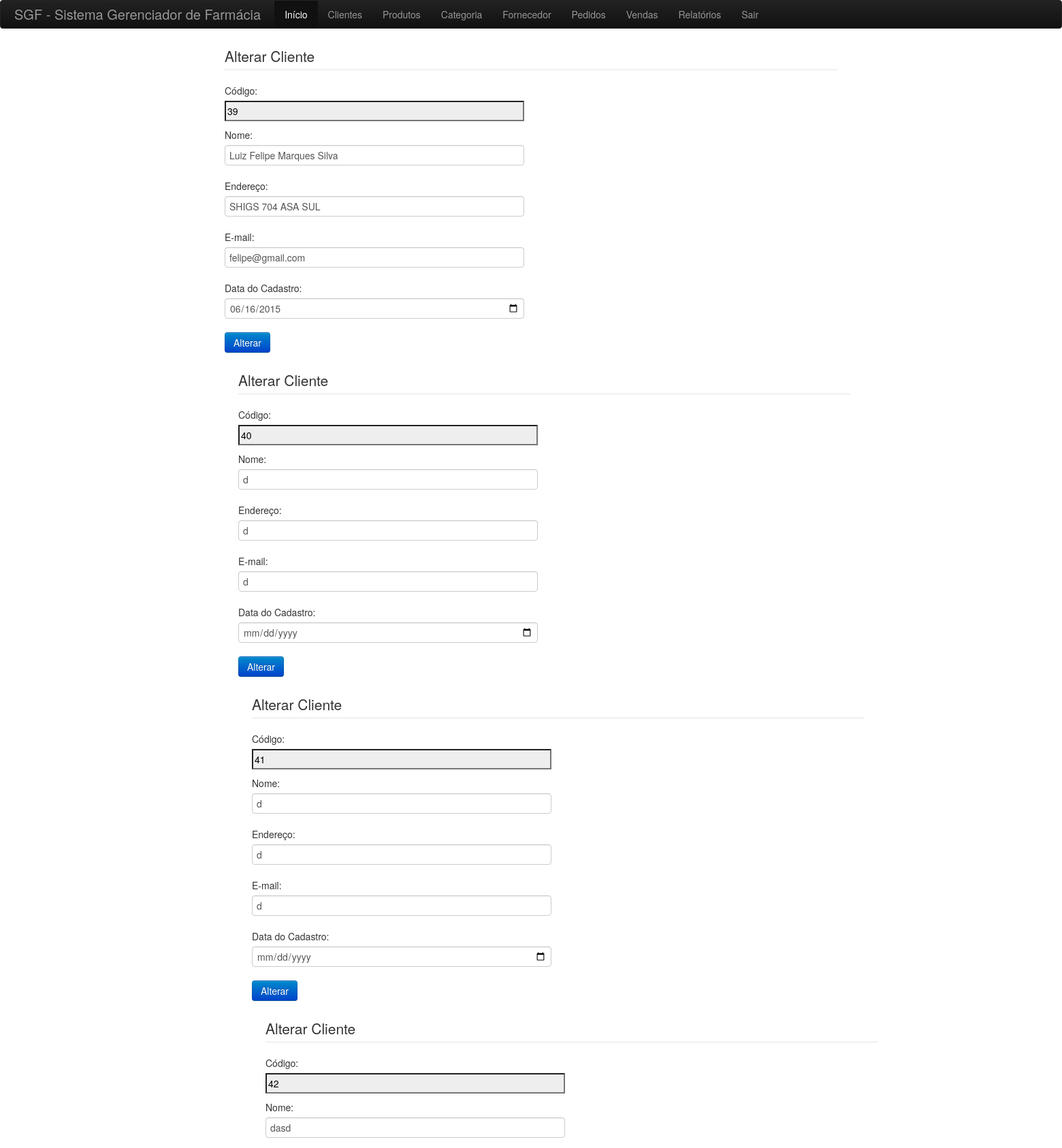
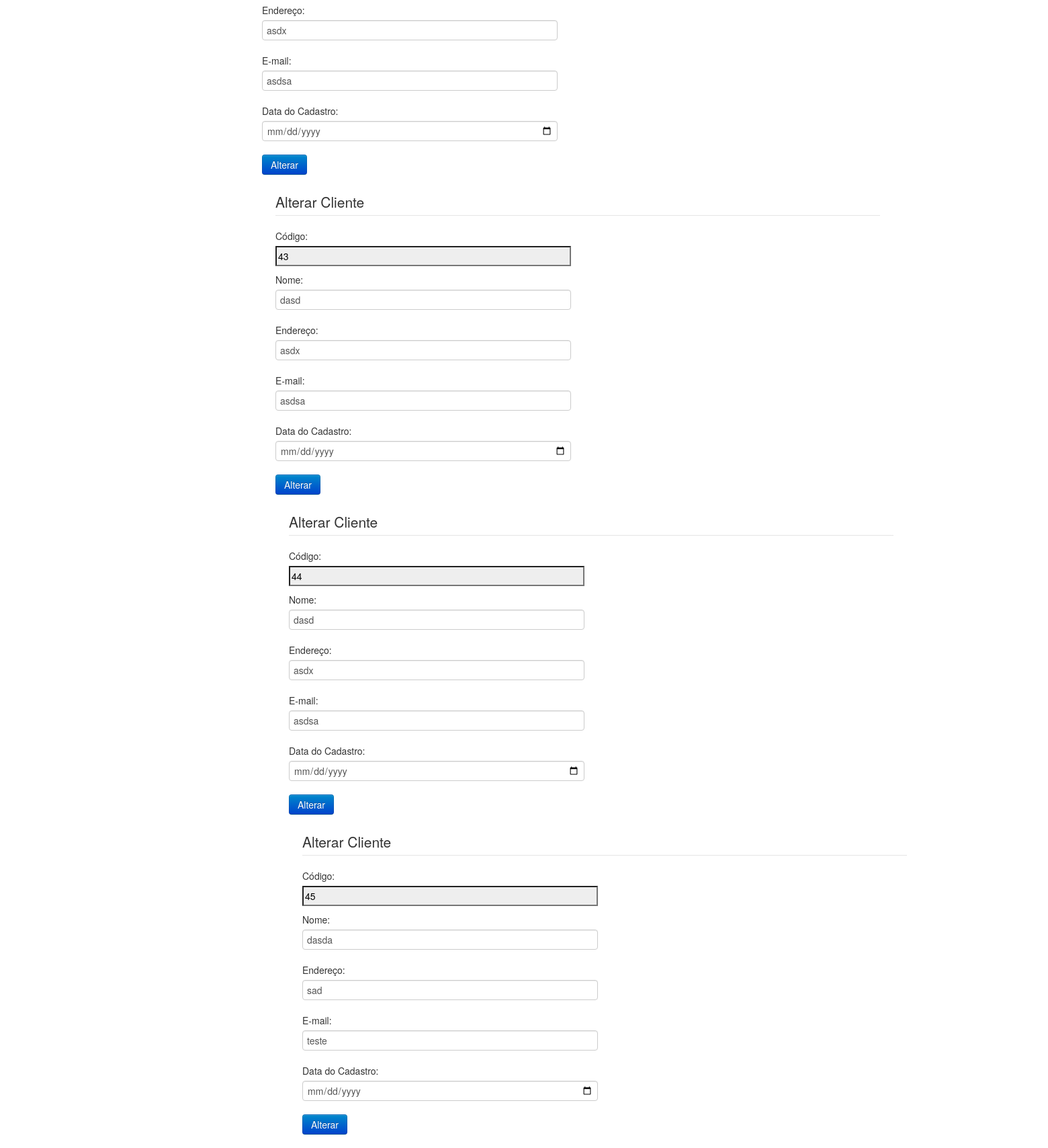
/view/alterarCliente.php?COD_CLIENTE=39 (signed in, upper part), run on the app's committed database (2 pictures, top to bottom).
### tables this page shows
CREATE TABLE `cliente` (
  `COD_CLIENTE` int(11) NOT NULL AUTO_INCREMENT,
  `NO_CLIENTE` varchar(100) NOT NULL,
  `DS_ENDERECO` varchar(100) NOT NULL,
  `DS_EMAIL` varchar(100) NOT NULL,
  `DT_CADASTRO` date NOT NULL,
  PRIMARY KEY (`COD_CLIENTE`)
);

### control/controlCliente.class.php (called while the page is built, shortened)
<?php
include_once '../model/modelCliente.class.php';
include_once 'controlGeral.php';
class ControlCliente extends ControlGeral {
    function consultar($COD_CLIENTE = null, $NO_CLIENTE = null) {
        $objCliente = new modelCliente();
        return $listaCliente = $objCliente->consultar($COD_CLIENTE = null, $NO_CLIENTE = null);
    }
}

### model/modelCliente.class.php (called while the page is built, shortened)
<?php
include_once '../model/modelConexao.class.php';
class modelCliente extends modelConexao {
    private $COD_CLIENTE;
    private $NO_CLIENTE;
    public function getCOD_CLIENTE() {
        return $this->COD_CLIENTE;
    }
    public function getNO_CLIENTE() {
        return $this->NO_CLIENTE;
    }
    public function setCOD_CLIENTE($COD_CLIENTE) {
        $this->COD_CLIENTE = $COD_CLIENTE;
    }
    public function setNO_CLIENTE($NO_CLIENTE) {
        $this->NO_CLIENTE = $NO_CLIENTE;
    }
    public function consultar($COD_CLIENTE = null, $NO_CLIENTE = null)
    {
        $sql = 'select * from cliente  where 1 ';
        $result = $this->executarQuery($sql);
        while ($row = mysql_fetch_array($result)) {
            $return[] = $row;
        }
        return $return;
    }
}

### model/modelConexao.class.php (called while the page is built, shortened)
<?php
class modelConexao {
    var $host;
    var $user;
    var $senha;
    var $dbase;
    public function getHost() {
        return $this->host;
    }
    public function getUser() {
        return $this->user;
    }
    public function getSenha() {
        return $this->senha;
    }
    public function getDbase() {
        return $this->dbase;
    }
    public function setHost($host) {
        $this->host = $host;
    }
    public function setUser($user) {
        $this->user = $user;
    }
    public function setSenha($senha) {
        $this->senha = $senha;
    }
    public function setDbase($dbase) {
        $this->dbase = $dbase;
    }
    function conecta() {
        $this->link = mysql_connect($this->getHost(), $this->getUser(), $this->getSenha());
        if ($this->link) {
            return true;
        } else {
            return false;
        }
    }
    function executarQuery($consulta) {
        if ($resultado = mysql_query($consulta)) {
            return $resultado;
        } else {
            return false;
        }
    }
}

### view/alterarCliente.php (the view, shortened to what this page needs)
<?php
include_once '../control/controlCliente.class.php';
$cc = new ControlCliente();
$clientes = $cc->consultar($_GET["COD_CLIENTE"], null);
?>
<html>
    <head>
        <link href="../bootstrap/css/bootstrap.min.css" rel="stylesheet" media="screen">
    </head>
    <body>
        <?php
        foreach ($clientes as $item) {
            ?>
            <div id="container-geral">
            <div class="container" id="content">
                <div class="container-fluid">
                    <div class="row-fluid">
                        <div>
                            <fieldset>
                                  <legend>Alterar Cliente</legend>
                                   <form id="cliente" name="cliente" method="post" action="alterarCliente.php">
                                    <div class="control-group">
                                        <label class="control-label" for="COD_CLIENTE">Código:</label>
                                        <div class="controls">
                                            <input class="span6" name="COD_CLIENTE" readonly="true" id="COD_CLIENTE" value="<?php echo $item["COD_CLIENTE"]; ?>" />
                                        </div>
                                    </div>
                                    <div class="control-group">
                                        <label class="control-label" for="NO_CLIENTE">Nome:</label>
                                        <div class="controls">
                                            <input class="span6" name="NO_CLIENTE" type="text" id="QTD_PRODUTO" value="<?php echo $item["NO_CLIENTE"]; ?>" />
                                        </div>
                                    </div>
                                    <div class="control-group">
                                        <label class="control-label" for="DS_ENDERECO">Endereço:</label>
                                        <div class="controls">
                                            <input class="span6" name="DS_ENDERECO" type="text" value="<?php echo $item["DS_ENDERECO"]; ?>" />
                                        </div>
                                    </div>
                                       <div class="control-group">
                                        <label class="control-label" for="DS_EMAIL">E-mail:</label>
                                        <div class="controls">
                                            <input class="span6" name="DS_EMAIL" type="text" value="<?php echo $item["DS_EMAIL"]; ?>" />
                                        </div>
                                    </div>
                                    <div class="control-group">
                                        <label class="control-label" for="DT_CADASTRO">Data do Cadastro:</label>
                                        <div class="controls">
                                            <input class="span6" name="DT_CADASTRO" type="date" id="DT_CADASTRO" value="<?php echo $item["DT_CADASTRO"]; ?>" />
                                        </div>
                                    </div>
                                    <div class="control-group">
                                        <div class="controls">
                                            <button type="submit" name="alterar" class="btn btn-primary">Alterar</i></button>
                                   </div>
                           </div>
                     </form>
            </fieldset>
            <?php } ?>
      </body>
</html>

### data on the page
cliente: COD_CLIENTE "39", NO_CLIENTE "Luiz Felipe Marques Silva", DS_ENDERECO "SHIGS 704 ASA SUL", DS_EMAIL "felipe@gmail.com", DT_CADASTRO "06/16/2015"
cliente: COD_CLIENTE "40", NO_CLIENTE "d", DS_ENDERECO "d", DS_EMAIL "d"
cliente: COD_CLIENTE "41", NO_CLIENTE "d", DS_ENDERECO "d", DS_EMAIL "d"
cliente: COD_CLIENTE "42", NO_CLIENTE "dasd", DS_ENDERECO "asdx", DS_EMAIL "asdsa"
cliente: COD_CLIENTE "43", NO_CLIENTE "dasd", DS_ENDERECO "asdx", DS_EMAIL "asdsa"
cliente: COD_CLIENTE "44", NO_CLIENTE "dasd", DS_ENDERECO "asdx", DS_EMAIL "asdsa"
cliente: COD_CLIENTE "45", NO_CLIENTE "dasda", DS_ENDERECO "sad", DS_EMAIL "teste"
